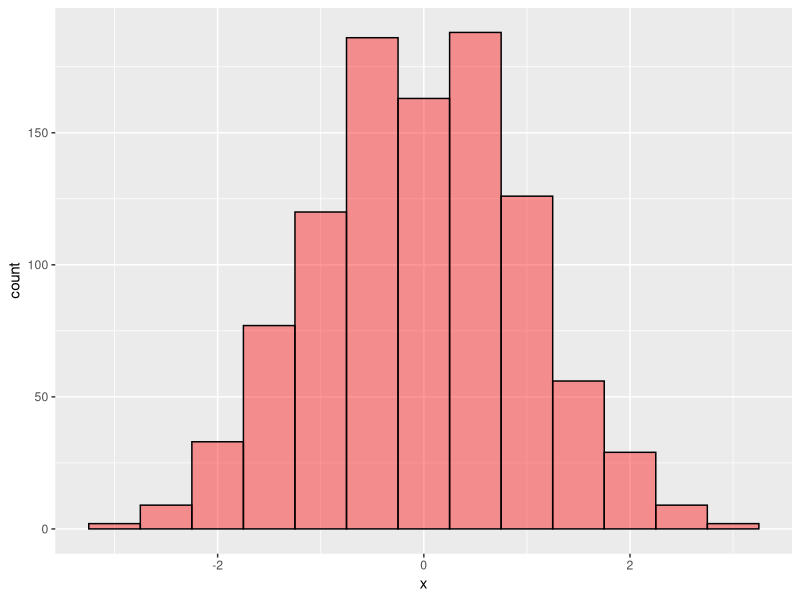

Recreate this plot in R.
# simple trick to get histogram data (actual histo data) from ggplot

library(ggplot2)

x <- rnorm(1000, 0, 1)
df <- data.frame(x = x)

gg <- ggplot(df, aes(x = x)) + geom_histogram(binwidth = 0.5, 
                                              fill = "red", 
                                              colour = "black",
                                              alpha = 0.4)
built <- ggplot_build(gg)
counts <- built$data[[1]]   # the histogram data
head(counts)

gg